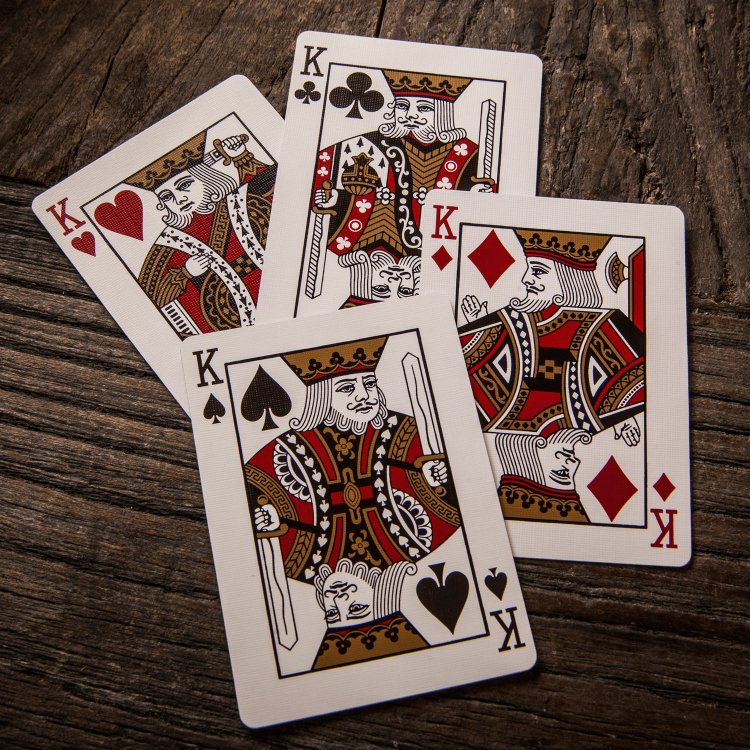
#> input picture Assets/cards.jpeg, 1500 x 1500 px (shown at 1/2 size)
$ python Chapter_7.py
#> lines starting #> are read from the running program, lines starting #| are printed output that depends on the picture; after the words box and inside, x2 and y2 are one past the last pixel; in counts of white or black regions, pixels touching at a corner belong together
# CHAPTER 7 - Colour Detection

import cv2
import numpy as np

def empty(a):
    pass

def stackImages(scale, imgArray):
    rows = len(imgArray)
    cols = len(imgArray[0])
    rowsAvailable = isinstance(imgArray[0], list)
    width = imgArray[0][0].shape[1]
    height = imgArray[0][0].shape[0]
    if rowsAvailable:
        for x in range ( 0, rows):
            for y in range(0, cols):
                if imgArray[x][y].shape[:2] == imgArray[0][0].shape [:2]:
                    imgArray[x][y] = cv2.resize(imgArray[x][y], (0, 0), None, scale, scale)
                else:
                    imgArray[x][y] = cv2.resize(imgArray[x][y], (imgArray[0][0].shape[1], imgArray[0][0].shape[0]), None, scale, scale)
                if len(imgArray[x][y].shape) == 2: imgArray[x][y]= cv2.cvtColor( imgArray[x][y], cv2.COLOR_GRAY2BGR)
        imageBlank = np.zeros((height, width, 3), np.uint8)
        hor = [imageBlank]*rows
        hor_con = [imageBlank]*rows
        for x in range(0, rows):
            hor[x] = np.hstack(imgArray[x])
        ver = np.vstack(hor)
    else:
        for x in range(0, rows):
            if imgArray[x].shape[:2] == imgArray[0].shape[:2]:
                imgArray[x] = cv2.resize(imgArray[x], (0, 0), None, scale, scale)
            else:
                imgArray[x] = cv2.resize(imgArray[x], (imgArray[0].shape[1], imgArray[0].shape[0]), None,scale, scale)
            if len(imgArray[x].shape) == 2: imgArray[x] = cv2.cvtColor(imgArray[x], cv2.COLOR_GRAY2BGR)
        hor= np.hstack(imgArray)
        ver = hor
    return ver

path = "Assets/cards.jpeg"
cv2.namedWindow("TrackBars")                                # Create a new window
cv2.resizeWindow("TrackBars", 640, 240)                     # Resize window

# Create trackbars - Detected colour = RED
cv2.createTrackbar("Hue Min", "TrackBars", 142, 179, empty)
cv2.createTrackbar("Hue Max", "TrackBars", 179, 179, empty)
cv2.createTrackbar("Sat Min", "TrackBars", 142, 255, empty)
cv2.createTrackbar("Sat Max", "TrackBars", 255, 255, empty)
cv2.createTrackbar("Val Min", "TrackBars", 63, 255, empty)
cv2.createTrackbar("Val Max", "TrackBars", 213, 255, empty)

while True:
    img = cv2.imread(path)
#> img is the input picture: shape (1500, 1500, 3); mean B, G, R 80.3, 88.8, 108.2
    imgHSV = cv2.cvtColor(img, cv2.COLOR_BGR2HSV)       # Convert image to HSV (Hue, Saturation, Value)
#> imgHSV: shape (1500, 1500, 3); mean H, S, V 25.4, 103, 109.1

    h_min = cv2.getTrackbarPos("Hue Min", "TrackBars")
    h_max = cv2.getTrackbarPos("Hue Max", "TrackBars")
    s_min = cv2.getTrackbarPos("Sat Min", "TrackBars")
    s_max = cv2.getTrackbarPos("Sat Max", "TrackBars")
    v_min = cv2.getTrackbarPos("Val Min", "TrackBars")
    v_max = cv2.getTrackbarPos("Val Max", "TrackBars")

    lower = np.array([h_min, s_min, v_min])     # Lower limit
    upper = np.array([h_max, s_max, v_max])     # Upper limit
    mask = cv2.inRange(imgHSV, lower, upper)    # Filter these colours
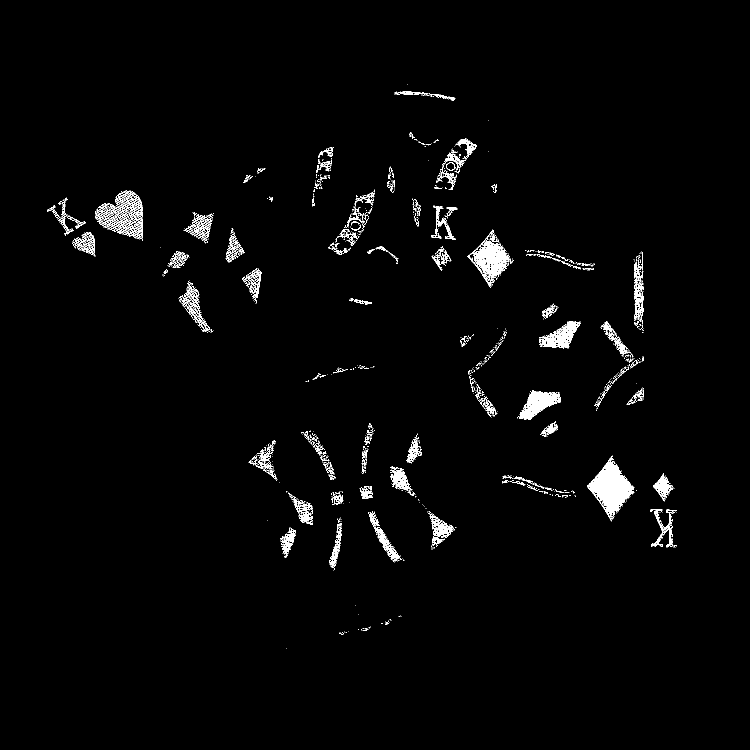
#> mask: shape (1500, 1500) (shown at 1/2 size); 1.9% white; 1241 white regions (1026 under 20 px), largest, box (x1, y1, x2, y2) and area: (1174, 911, 1269, 1043) 5270, (935, 459, 1024, 576) 3202, (1039, 781, 1122, 839) 2295
    imgResult = cv2.bitwise_and(img, img, mask = mask)   # Where pixels are present in both images, show pixels
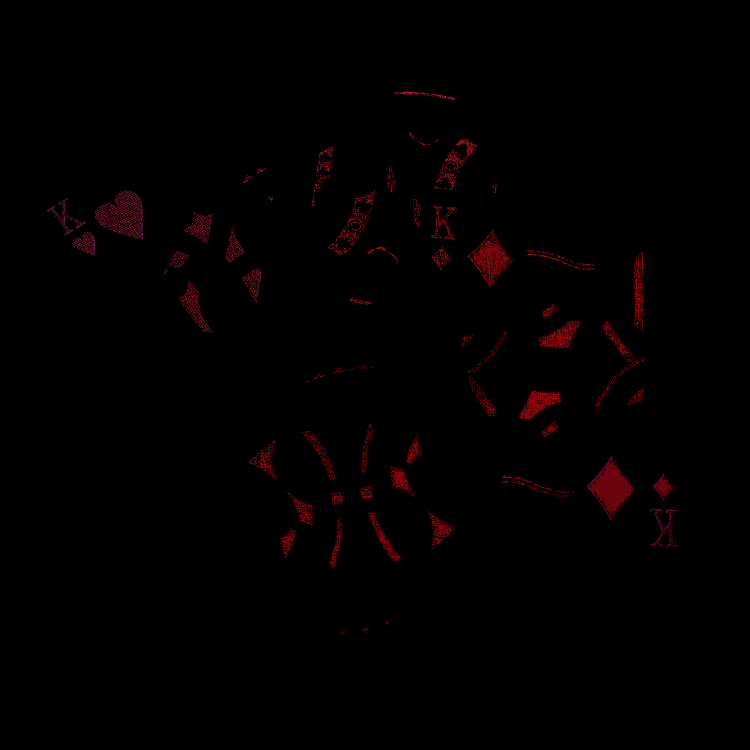
#> imgResult: shape (1500, 1500, 3) (shown at 1/2 size); mean B, G, R 0.4, 0.2, 2.4

    imgStack = stackImages(0.6, ([img, imgHSV], [mask, imgResult])) # Stack images
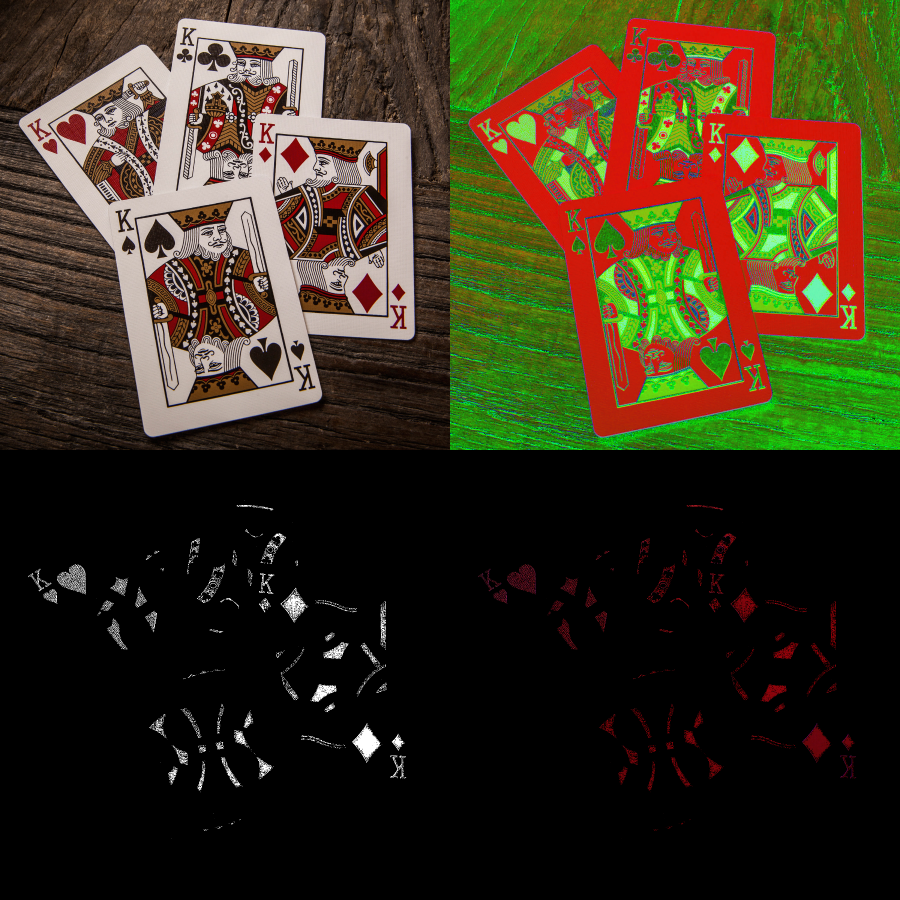
#> imgStack: shape (1800, 1800, 3) (shown at 1/2 size); mean B, G, R 27.7, 49.2, 56.1

    cv2.imshow("Stacked Images", imgStack)  # Display image stack

    cv2.waitKey(1)
